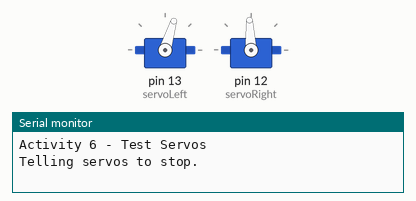
Recording of a sketch running on a simulated Arduino Uno, built with avr-gcc and run on an emulated ATmega328P. Shown: 2 × servo, the last lines printed to the serial monitor.

Above: at 0.05 s.
At 2.05 s:
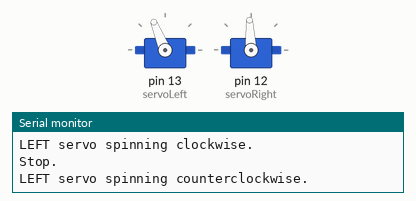
At 4.05 s:
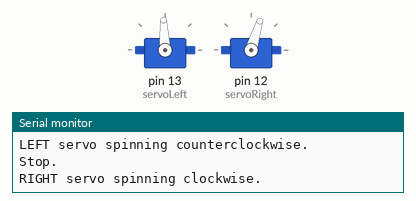
At 8.0 s:
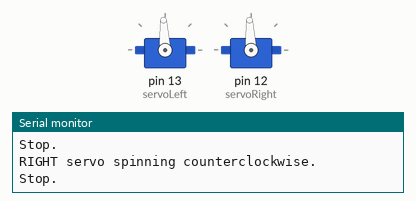
Timing chart, 0 to 10.4 s (numbered marks = the images above):
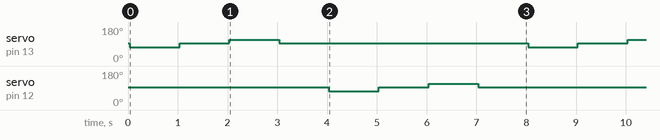

The sketch:

Ch2Activity6_Test_Servos.ino
```cpp
#include<Servo.h>

Servo servoLeft;  //declaring instances of the motors
Servo servoRight;
void setup() {
  Serial.begin(9600);
  Serial.print("Activity 6 - Test Servos\n");

  servoLeft.attach(13);   //attach servos and tell pin numbers they are on
  servoRight.attach(12);

  Serial.print("Telling servos to stop.\n");
  servoLeft.writeMicroseconds(1500);
  servoRight.writeMicroseconds(1500);
  Serial.print("Just sent signal.\n");
}

void loop() {
/////////////////////////////////////////////////////////
  Serial.print("LEFT servo spinning clockwise.\n");
  servoLeft.writeMicroseconds(1300);
  servoRight.writeMicroseconds(1500);
  delay(1000);

  Serial.print("Stop.\n");
  servoLeft.writeMicroseconds(1500);
  servoRight.writeMicroseconds(1500);
  delay(1000);

////////////////////////////////////////////////////////////
  Serial.print("LEFT servo spinning counterclockwise.\n");
  servoLeft.writeMicroseconds(1700);
  servoRight.writeMicroseconds(1500);
  delay(1000);

  Serial.print("Stop.\n");
  servoLeft.writeMicroseconds(1500);
  servoRight.writeMicroseconds(1500);
  delay(1000);

 ///////////////////////////////////////////////////////////
  Serial.print("RIGHT servo spinning clockwise.\n");
  servoLeft.writeMicroseconds(1500);
  servoRight.writeMicroseconds(1300);
  delay(1000);

  Serial.print("Stop.\n");
  servoLeft.writeMicroseconds(1500);
  servoRight.writeMicroseconds(1500);
  delay(1000);

////////////////////////////////////////////////////////////
  Serial.print("RIGHT servo spinning counterclockwise.\n");
  servoLeft.writeMicroseconds(1500);
  servoRight.writeMicroseconds(1700);
  delay(1000);

  Serial.print("Stop.\n");
  servoLeft.writeMicroseconds(1500);
  servoRight.writeMicroseconds(1500);
  delay(1000);
}
```

Measured:
- by itself, servo on pin 13 (servoLeft), servo on pin 12 (servoRight): repeats every 8.0 s: 93° 1.0 s, 112° 1.0 s, 93° 5.0 s, 73° 1.0 s
